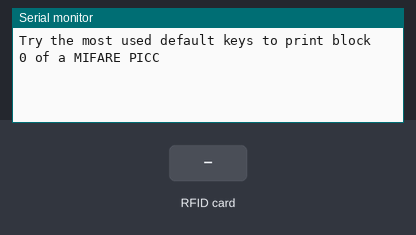
This sketch was run on a simulated Arduino Mega 2560, built with avr-gcc and run on an emulated ATmega2560. Shown: the last lines printed to the serial monitor. The test bench sets the inputs (shaded band).

Above: at 1.2 s.
1.3 s: RFID card D4 28 5E 74 held to the reader
At 2.3 s:
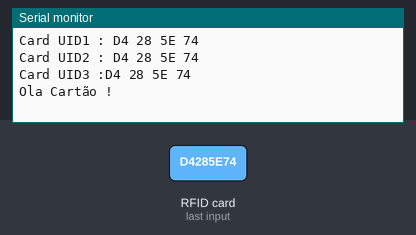
2.8 s: RFID card A3 42 BA A9 held to the reader
At 3.7 s:
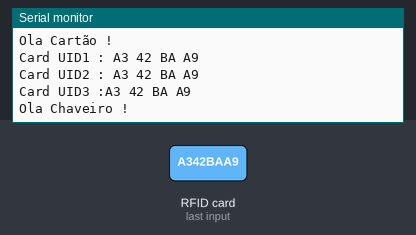
4.3 s: RFID card 5E 7A 19 C4 held to the reader
At 5.5 s:
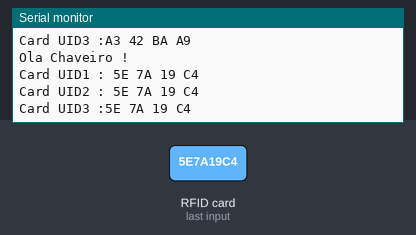

Measured:
- after the input at 1.3 s, the serial monitor: prints a new line at once (image 1)
- after the input at 2.8 s, the serial monitor: prints a new line at once (image 2)
- after the input at 4.3 s, the serial monitor: prints a new line at once (image 3)

The sketch:

rfid_mega-uno2.ino
```cpp
#include <SPI.h>
#include <MFRC522.h>

#define SS_PIN 53    //Arduino Mega
#define RST_PIN 3    //Arduino Mega original 5 modificado para 3
MFRC522 mfrc522(SS_PIN, RST_PIN);        // Create MFRC522 instance.

void setup() {
        Serial.begin(9600);        // Initialize serial communications with the PC
        SPI.begin();                // Init SPI bus
        mfrc522.PCD_Init();        // Init MFRC522 card
        Serial.println("Try the most used default keys to print block 0 of a MIFARE PICC ");
}

void loop() {
        // Prepare key - all keys are set to FFFFFFFFFFFFh at chip delivery from the factory.
        //MFRC522::MIFARE_Key k;
        // Look for new cards
        if ( ! mfrc522.PICC_IsNewCardPresent()) return;

        // Select one of the cards
        if ( ! mfrc522.PICC_ReadCardSerial())    return;

        Serial.print("Card UID1 :");    //Dump UID
        String conteudo= "";
        for (byte i = 0; i < mfrc522.uid.size; i++) {
          Serial.print(mfrc522.uid.uidByte[i] < 0x10 ? " 0" : " ");
          Serial.print(mfrc522.uid.uidByte[i], HEX);
          conteudo.concat(String(mfrc522.uid.uidByte[i] < 0x10 ? " 0" : " "));
          conteudo.concat(String(mfrc522.uid.uidByte[i], HEX));
        }
        Serial.println();
        Serial.print("Card UID2 :");
        conteudo.toUpperCase();
        Serial.println(conteudo);


        Serial.print("Card UID3 :");
        conteudo.toUpperCase();
        Serial.println(conteudo.substring(1));

        //delay(100);

        if (conteudo.substring(1) == "D4 28 5E 74") //UID 1 - Chaveiro
        {
          Serial.println("Ola Cartão !");
          Serial.println();

        }

        if (conteudo.substring(1) == "A3 42 BA A9") //UID 1 - Chaveiro
        {
          Serial.println("Ola Chaveiro !");
          Serial.println();

        }


         //chaveiro
         //motox 1   08 98 2E E2 66 F6 36
         //motox 2   08 DC EE C7 13 08 5C

}
```
